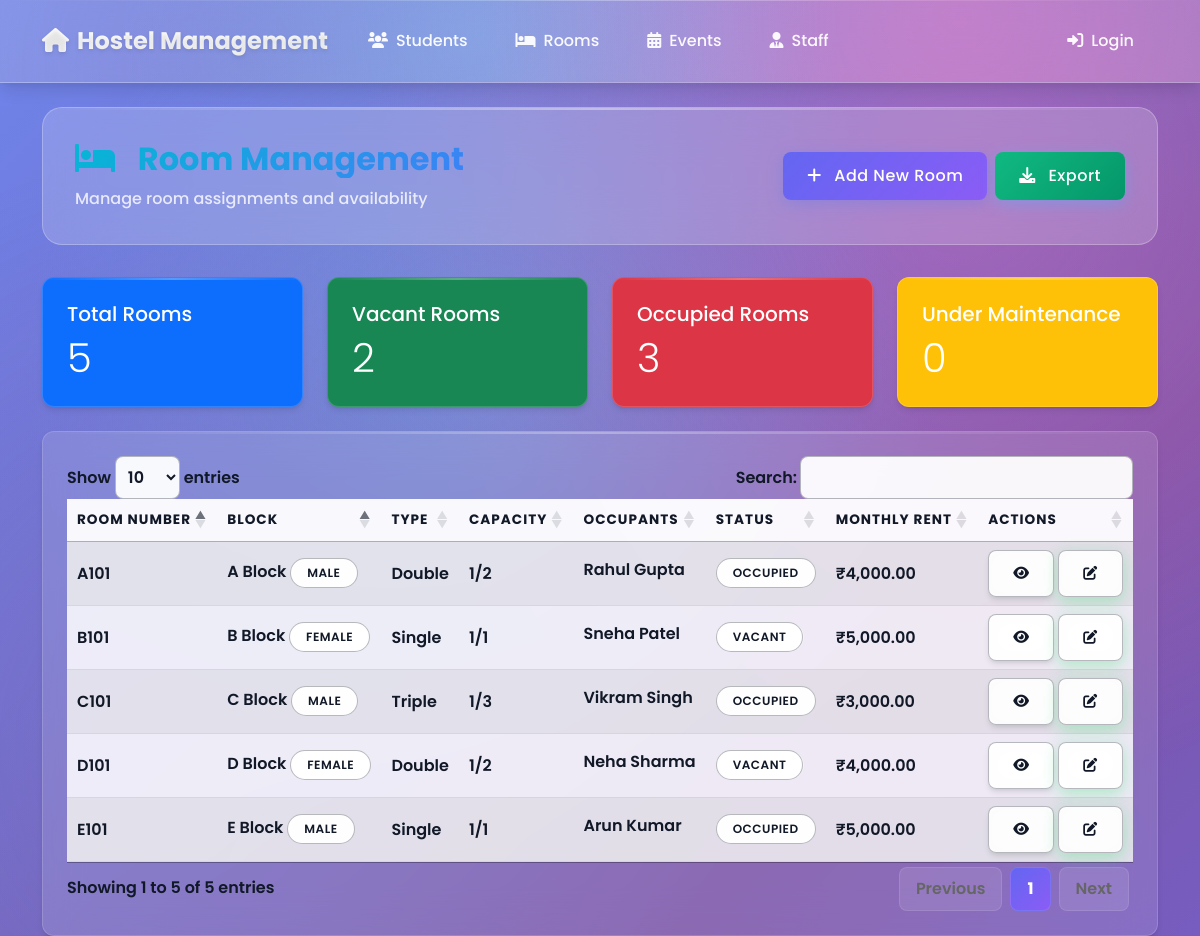
/pages/rooms/list.php, run on the app's committed database.
### tables this page shows
CREATE TABLE Room (
    RoomID int(11) NOT NULL AUTO_INCREMENT,
    RoomNumber varchar(10) NOT NULL,
    BlockID int(11) NOT NULL,
    Capacity int(11) NOT NULL,
    RoomType enum('Single','Double','Triple') NOT NULL,
    Status enum('Occupied','Vacant') DEFAULT 'Vacant',
    MonthlyRent decimal(10,2) NOT NULL,
    PRIMARY KEY (RoomID),
    KEY BlockID (BlockID),
    CONSTRAINT Room_ibfk_1 FOREIGN KEY (BlockID) REFERENCES Block (BlockID)
);

CREATE TABLE Block (
    BlockID int(11) NOT NULL AUTO_INCREMENT,
    BlockName varchar(10) NOT NULL,
    NumberOfFloors int(11) NOT NULL,
    WardenID int(11) DEFAULT NULL,
    TotalRooms int(11) NOT NULL,
    Gender enum('Male','Female') NOT NULL,
    PRIMARY KEY (BlockID),
    KEY WardenID (WardenID),
    CONSTRAINT Block_ibfk_1 FOREIGN KEY (WardenID) REFERENCES Staff (StaffID)
);

### pages/rooms/list.php (the view, shortened to what this page needs)
<?php
require_once '../../config/database.php';
$stmt = $pdo->query("
    SELECT
        r.*,
        b.BlockName,
        b.Gender as BlockGender,
        COUNT(s.StudentID) as CurrentOccupants,
        GROUP_CONCAT(CONCAT(s.FirstName, ' ', s.LastName) SEPARATOR ', ') as OccupantNames
    FROM Room r
    LEFT JOIN Block b ON r.BlockID = b.BlockID
    LEFT JOIN Student s ON r.RoomID = s.RoomID
    GROUP BY r.RoomID
    ORDER BY b.BlockName, r.RoomNumber
");
$rooms = $stmt->fetchAll();
$totalRooms = count($rooms);
$occupiedRooms = 0;
$vacantRooms = 0;
$maintenanceRooms = 0;
foreach ($rooms as $room) {
    if ($room['Status'] === 'Occupied') $occupiedRooms++;
    elseif ($room['Status'] === 'Vacant') $vacantRooms++;
    else $maintenanceRooms++;
}
?>
<!DOCTYPE html>
<html lang="en">
<head>
    <link href="https://cdn.jsdelivr.net/npm/bootstrap@5.3.0/dist/css/bootstrap.min.css" rel="stylesheet">
    <link href="https://cdn.datatables.net/1.10.24/css/jquery.dataTables.min.css" rel="stylesheet">
    <link href="https://cdnjs.cloudflare.com/ajax/libs/font-awesome/6.0.0/css/all.min.css" rel="stylesheet">
    <link href="../../assets/css/style.css?v=<?php echo time(); ?>" rel="stylesheet">
</head>
<body>
    <?php include '../../includes/navbar.php'; ?>
    <div class="container mt-4">
        <div class="page-header">
            <div class="d-flex justify-content-between align-items-center">
                <div>
                    <h2 class="page-title mb-2">
                        <i class="fas fa-bed me-3"></i>
                        Room Management
                    </h2>
                    <p class="page-subtitle mb-0">Manage room assignments and availability</p>
                </div>
                <div class="action-buttons d-flex gap-2">
                    <a href="create.php" class="btn btn-primary">
                        <i class="fas fa-plus me-2"></i> Add New Room
                    </a>
                    <button class="btn btn-success" onclick="exportData()">
                        <i class="fas fa-download me-2"></i> Export
                    </button>
                </div>
            </div>
        </div>
        <div class="row mb-4">
            <div class="col-md-3">
                <div class="card bg-primary text-white">
                    <div class="card-body">
                        <h5 class="card-title">Total Rooms</h5>
                        <p class="card-text display-6"><?php echo $totalRooms; ?></p>
                    </div>
                </div>
            </div>
            <div class="col-md-3">
                <div class="card bg-success text-white">
                    <div class="card-body">
                        <h5 class="card-title">Vacant Rooms</h5>
                        <p class="card-text display-6"><?php echo $vacantRooms; ?></p>
                    </div>
                </div>
            </div>
            <div class="col-md-3">
                <div class="card bg-danger text-white">
                    <div class="card-body">
                        <h5 class="card-title">Occupied Rooms</h5>
                        <p class="card-text display-6"><?php echo $occupiedRooms; ?></p>
                    </div>
                </div>
            </div>
            <div class="col-md-3">
                <div class="card bg-warning text-white">
                    <div class="card-body">
                        <h5 class="card-title">Under Maintenance</h5>
                        <p class="card-text display-6"><?php echo $maintenanceRooms; ?></p>
                    </div>
                </div>
            </div>
        </div>
        <div class="card">
            <div class="card-body">
                <table id="roomsTable" class="table table-striped">
                    <thead>
                        <tr>
                            <th>Room Number</th>
                            <th>Block</th>
                            <th>Type</th>
                            <th>Capacity</th>
                            <th>Occupants</th>
                            <th>Status</th>
                            <th>Monthly Rent</th>
                            <th>Actions</th>
                        </tr>
                    </thead>
                    <tbody>
                        <?php foreach ($rooms as $room): ?>
                            <tr>
                                <td><?php echo htmlspecialchars($room['RoomNumber']); ?></td>
                                <td>
                                    <?php echo htmlspecialchars($room['BlockName']); ?>
                                    <span class="badge bg-info"><?php echo $room['BlockGender']; ?></span>
                                </td>
                                <td><?php echo $room['RoomType']; ?></td>
                                <td>
                                    <?php echo $room['CurrentOccupants']; ?>/<?php echo $room['Capacity']; ?>
                                </td>
                                <td>
                                    <?php if ($room['OccupantNames']): ?>
                                        <span class="text-truncate d-inline-block" style="max-width: 150px;"
                                            title="<?php echo htmlspecialchars($room['OccupantNames']); ?>">
                                            <?php echo htmlspecialchars($room['OccupantNames']); ?>
                                        </span>
                                    <?php else: ?>
                                        <span class="text-muted">No occupants</span>
                                    <?php endif; ?>
                                </td>
                                <td>
                                    <span class="badge bg-<?php
                                                            echo $room['Status'] === 'Vacant' ? 'success' : ($room['Status'] === 'Occupied' ? 'danger' : 'warning');
                                                            ?>">
                                        <?php echo $room['Status']; ?>
                                    </span>
                                </td>
                                <td>₹<?php echo number_format($room['MonthlyRent'], 2); ?></td>
                                <td>
                                    <a href="view.php?id=<?php echo $room['RoomID']; ?>" class="btn btn-sm btn-info">
                                        <i class="fas fa-eye"></i>
                                    </a>
                                    <a href="edit.php?id=<?php echo $room['RoomID']; ?>" class="btn btn-sm btn-warning">
                                        <i class="fas fa-edit"></i>
                                    </a>
                                </td>
                            </tr>
                        <?php endforeach; ?>
                    </tbody>
                </table>
            </div>
        </div>
    </div>
</body>
</html>

### pages/rooms/list.php (style rules this page uses)
.page-header { background: var(--glass-bg-strong); backdrop-filter: blur(25px); -webkit-backdrop-filter: blur(25px); border: 1px solid var(--glass-border-strong); border-radius: var(--border-radius-lg); padding: 2rem; margin-bottom: 2rem; position: relative; overflow: hidden; }
.page-header::before { content: ''; position: absolute; top: 0; left: 0; right: 0; height: 2px; background: linear-gradient(90deg, transparent, rgba(255, 255, 255, 0.4), transparent); }
.page-title { background: linear-gradient(135deg, #06b6d4, #3b82f6); -webkit-background-clip: text; -webkit-text-fill-color: transparent; background-clip: text; font-weight: 700; margin-bottom: 0.5rem; }
.page-subtitle { color: rgba(255, 255, 255, 0.8); font-weight: 500; }

### data on the page
room: RoomNumber "A101", BlockID.BlockName "A Block", BlockID.Gender "MALE", RoomType "Double", CurrentOccupants "1", Capacity "2", OccupantNames "Rahul Gupta", Status "OCCUPIED", MonthlyRent "4,000.00"
room: RoomNumber "B101", BlockID.BlockName "B Block", BlockID.Gender "FEMALE", RoomType "Single", CurrentOccupants "1", Capacity "1", OccupantNames "Sneha Patel", Status "VACANT", MonthlyRent "5,000.00"
room: RoomNumber "C101", BlockID.BlockName "C Block", BlockID.Gender "MALE", RoomType "Triple", CurrentOccupants "1", Capacity "3", OccupantNames "Vikram Singh", Status "OCCUPIED", MonthlyRent "3,000.00"
room: RoomNumber "D101", BlockID.BlockName "D Block", BlockID.Gender "FEMALE", RoomType "Double", CurrentOccupants "1", Capacity "2", OccupantNames "Neha Sharma", Status "VACANT", MonthlyRent "4,000.00"
room: RoomNumber "E101", BlockID.BlockName "E Block", BlockID.Gender "MALE", RoomType "Single", CurrentOccupants "1", Capacity "1", OccupantNames "Arun Kumar", Status "OCCUPIED", MonthlyRent "5,000.00"

### other printed values
$totalRooms "5"
$vacantRooms "2"
$occupiedRooms "3"
$maintenanceRooms "0"
